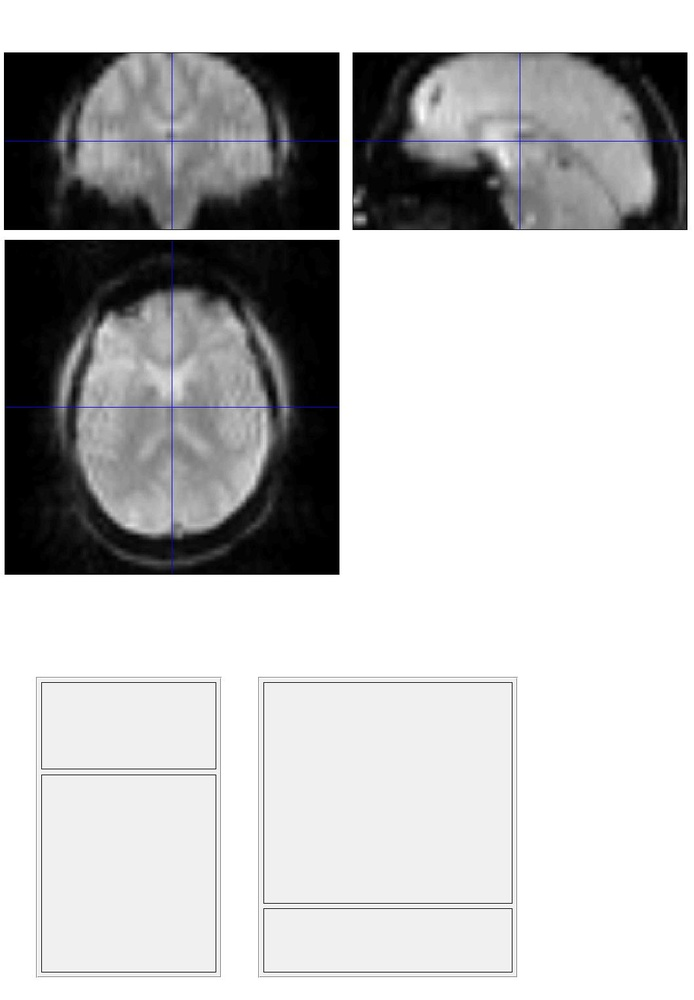
%> input picture matlab/my_spmbatch/my_spmbatch_subfuncs/asl/batch_scripts_pcasl/imgneurological_001.jpg, 694 x 1000 px, shrunk from 1059 x 1526 before the run
$ octave --eval "result = my_spmbatch_mask(imread('../my_spmbatch_subfuncs/asl/batch_scripts_pcasl/imgneurological_001.jpg'));"   (GNU Octave 9; MATLAB toolbox functions it lacks are replaced by stand-ins)
%> lines starting %> are read from the running program, lines starting %| are printed output that depends on the picture; long printed decimals are rounded
function mask = my_spmbatch_mask(indata)

voldim = size(indata);
%> voldim = [1000 694 3]
if numel(voldim)>1
    meandata = mean(indata,4);
else
    meandata = indata;
end

nmeandata = meandata(isfinite(meandata));

thr = opt_thr_corr(nmeandata);
%> in opt_thr_corr, `[thr ncc] = fminbnd(costfunc, min(img), max(img));`: thr = 127.3; ncc = -0.927
%| Maximal correlation of 0.9273 found with threshold of 127.309
%> thr = 127.3

mask = zeros(voldim(1),voldim(2),voldim(3));

tmp1 = find(isfinite(meandata));
%> tmp1 = 2082000 values from 1 to 2082000
tmp2 = meandata(tmp1)>thr;
%> tmp2 = 2082000 logical values, 1636128 true

mask(tmp1(tmp2)) = 1;
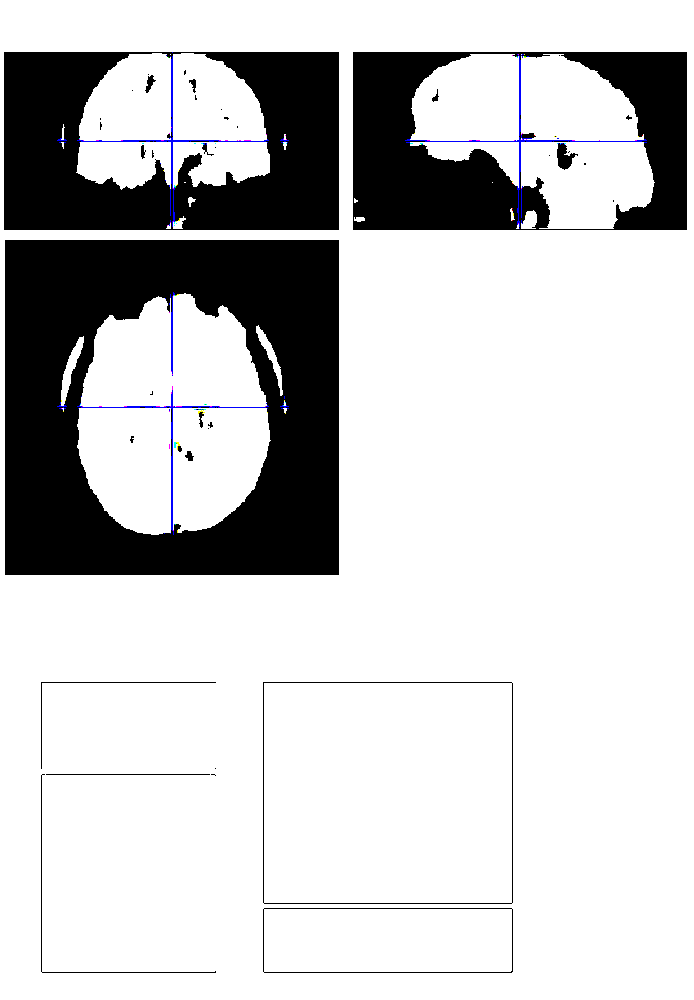
%> mask: size 1000x694x3 double; mean R, G, B 0.785, 0.785, 0.788

%> the run ends on the next line
mask = spm_dilate(mask,ones([3,3,3]));
% [2 lines not run here, left out]
function thr = opt_thr_corr(img)
costfunc = @(thr) -correlation(img, img > thr);
[thr ncc] = fminbnd(costfunc, min(img), max(img));
fprintf('Maximal correlation of %g found with threshold of %g\n', ...
    -ncc, thr);

%%%%%%%%%%%%%%%%%%%%%%%%%%%%%%%%%%%%%%%%%%%%%%%%%%%%%%%%%%%%%%%%%%%%%%%%%%%
function c = correlation(x, y)
cs = corrcoef(x, double(y));
c = cs(1, 2);
